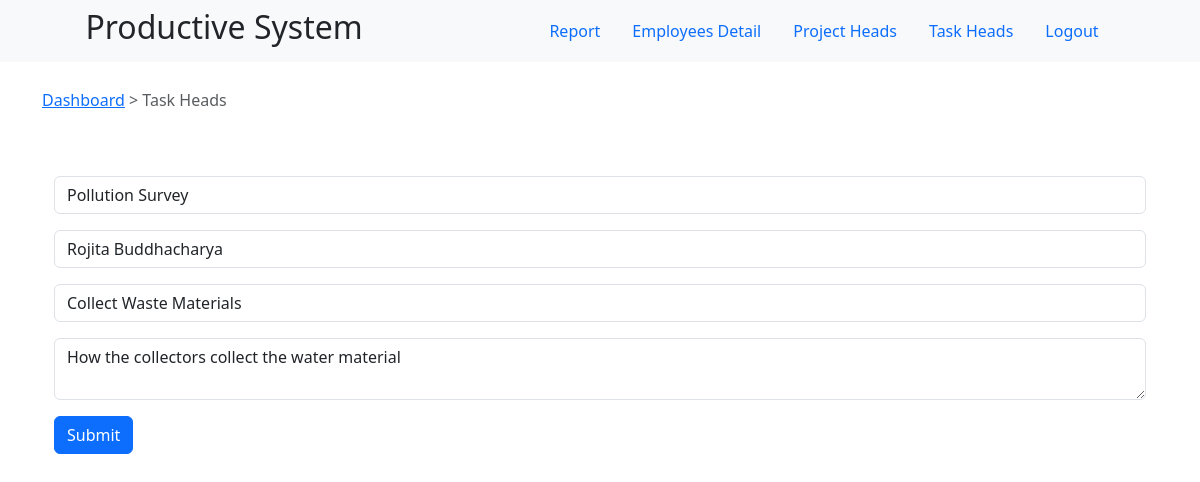
Page /dashboard/task-head/edit/2 (signed in) on the committed database.
### src/database/task.py (models this page shows, shortened)
class Task(db.Model):
    id              = db.Column(db.Integer, primary_key=True)
    user_id         = db.Column(db.Integer, db.ForeignKey('user.id'))
    project_id      = db.Column(db.Integer, db.ForeignKey('project.id'))
    task_name       = db.Column(db.String(120), nullable=False)
    short_desc      = db.Column(db.Text, nullable=True)
    start_date_time = db.Column(db.String, nullable=True)
    end_date_time   = db.Column(db.String, nullable=True)
    status          = db.Column(db.Integer, default=0)

### src/database/project.py (models this page shows, shortened)
class Project(db.Model):
    id              = db.Column(db.Integer, primary_key=True)
    project_name    = db.Column(db.String(120), nullable=False)
    short_desc      = db.Column(db.Text, nullable=True)
    start_date      = db.Column(db.String(40), nullable=True)
    end_date        = db.Column(db.String(40), nullable=True)
    status          = db.Column(db.Integer, default=0)
    task            = db.relationship(Task, backref="project")

### src/database/user.py (models this page shows, shortened)
class User(db.Model):
    id              = db.Column(db.Integer, primary_key=True)
    full_name       = db.Column(db.String(80), nullable=False)
    username        = db.Column(db.String(80), unique=True, nullable=False)
    role            = db.Column(db.String(10), nullable=False)
    email           = db.Column(db.String(120), unique=True, nullable=False)
    password        = db.Column(db.String(120), nullable=False)
    created_at      = db.Column(db.DateTime, default=datetime.now())
    updated_at      = db.Column(db.DateTime, onupdate=datetime.now())
    task            = db.relationship(Task, backref="user")

### src/controllers/task_head_controller.py (the view)
    @app.route(url_prefix + '/edit/<int:id>')
    def task_head_edit(id):
        return edit(id)

### src/controllers/task_head_controller.py (called while the page is built)
def task_head_page():
    @app.route(url_prefix + '/')
    def task_head_detail():
        return view()
    @app.route(url_prefix + '/delete/<int:id>')
    def task_head_delete(id):
        return delete(id)
    @app.route(url_prefix + '/edit/<int:id>')
    def task_head_edit(id):
        return edit(id)
    @app.route(url_prefix + '/update/<int:id>', methods=['POST', 'GET'])
    def task_head_update(id):
        return update(id)
    @app.route(url_prefix + '/insert/', methods=['POST', 'GET'])
    def task_head_insert():
        return insert()

### src/services/task_head_service.py (called while the page is built)
def edit(id):
    data = Task.query.filter_by(id=id).first()
    users       = User.query.filter_by(role="user").all()
    projects    = Project.query.filter_by(status=2).all()
    if data != "":
        if 'admin' in session:
            return render_template("task-head-edit.html", data=data, users=users, projects=projects)
        else:
            return redirect( url_productivity )
    else :
        flash("No data found", "error")
        return redirect( url_task_head )

### src/templates/task-head-edit.html (shortened to what this page needs)
{%extends "layout.html"%}
{%block content%}
<div class="btn-group">
    <a href="{{ url_for('report') }}">Dashboard </a> &nbsp;
    <span class="text-muted"> > Task Heads</span>
</div>
<div class="container mt-5">
    <div class="row">
        <div class="col-sm-12">
            <form method="post" action="/dashboard/task-head/update/{{ data['id'] }}">
                <div class="mb-3 mt-3">
                    <select class="form-control" id="project_id" name="project_id">
                        {% for project in projects %}
                            <option value="{{ project['id'] }}" {% if project['id'] == data['project_id'] %}selected{% endif %}>
                                {{ project['project_name'] }}
                            </option>
                        {% endfor %}
                    </select>
                </div>
                <div class="mb-3 mt-3">
                    <select class="form-control" id="user_id" name="user_id">
                        {% for user in users %}
                            <option value="{{ user['id'] }}" {% if user['id'] == data['user_id'] %}selected{% endif %}>
                                {{ user['full_name'] }}
                            </option>
                        {% endfor %}
                    </select>
                </div>
                <div class="mb-3 mt-3">
                    <input type="text" placeholder="Task Name" class="form-control" id="task_name" name="task_name" value="{{ data['task_name'] }}">
                </div>
                <div class="mb-3 mt-3">
                    <textarea type="text" placeholder="Short Description" class="form-control" id="short_desc" name="short_desc">{{ data['short_desc'] }}</textarea>
                </div>
                <button type="submit" class="btn btn-primary">Submit</button>
            </form>
        </div>
    </div>
</div>
{%endblock%}

### src/static/css/main.css (style rules this page uses)
* { margin: auto; padding: 0; }

### rows in the picture
Task: project_id "Pollution Survey", user_id "Rojita Buddhacharya", task_name "Collect Waste Materials", short_desc "How the collectors collect the water material"
